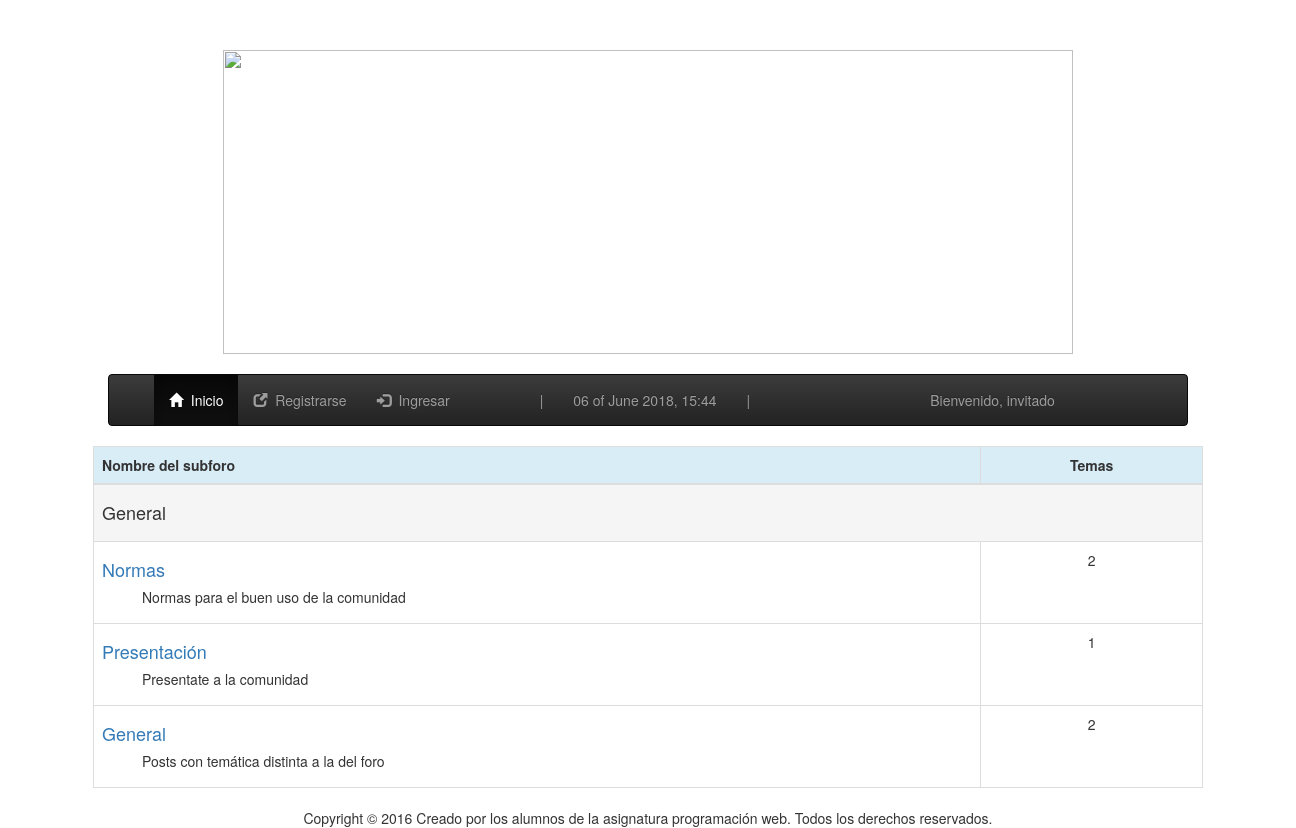
The page / on the database its author committed.
### tables this page shows
CREATE TABLE `seccion` (
  `Id` int(11) NOT NULL,
  `Nombre` varchar(128) NOT NULL
);

CREATE TABLE `subforo` (
  `Id` int(11) NOT NULL,
  `Id_Seccion` int(11) NOT NULL,
  `Nombre` varchar(32) NOT NULL,
  `Descripcion` varchar(512) NOT NULL
);

### application/controllers/foro.php (called while the page is built, shortened)
<?php
	class Foro extends CI_Controller
	{
		function index()
		{
			$this->load->helper('date');
			$this->load->helper('url');
			$this->load->model("foro_model", "foro");
			$vars['query'] = $this->foro->getSecciones(false);
				$this->load->view("foro/index", $vars);
		}
	}
?>

### index.php (called while the page is built, shortened)
<?php
require_once BASEPATH.'core/CodeIgniter.php';

### application/models/foro_model.php (called while the page is built, shortened)
<?php
	class Foro_model extends CI_Model
	{
		function getSecciones($login)
		{
			if(!$login)
				$this->db->where("Id",1);
			$q = $this->db->get('Seccion');
			return $q;
		}
		function getNumTemas($Id_Subforo)
		{
			$this->db->select('COUNT(Id) as total');
			$this->db->where("Id_Subforo", $Id_Subforo);
			$q = $this->db->get('Post');
			return $q;
		}
		function getSubforos($Id_Seccion)
		{
			$this->db->where("Id_Seccion", $Id_Seccion);
			$q = $this->db->get('Subforo');
			return $q;
		}
	}
?>

### application/views/foro/index.php (the view, shortened to what this page needs)
<!DOCTYPE HTML>
<html>
<head>
	<link rel="stylesheet" type="text/css" href="<?php echo base_url(); ?>estilos/estilo.css" />
<link rel="stylesheet" href="https://maxcdn.bootstrapcdn.com/bootstrap/3.3.7/css/bootstrap.min.css">
<link rel="stylesheet" href="https://maxcdn.bootstrapcdn.com/bootstrap/3.3.7/css/bootstrap-theme.min.css">
</head>
<body>
	<div class="container" >
		<center><img src="<?=base_url()?>imagenes/logoforo" WIDTH = 850 height =304>
		</div>
		<br>
    <nav class="navbar navbar-inverse col-md-10 col-md-offset-1">
      <div class="container">
        <div id="navbar" class="collapse navbar-collapse">
          <ul class="nav navbar-nav">
            <li class="active"><a href="<?=base_url()?>">
            	<span class="glyphicon glyphicon-home"></span>&nbsp;
            	Inicio</a></li>
            <li><a href="<?=base_url()?>index.php/foro/registro">
            	<span class="glyphicon glyphicon-new-window"></span>&nbsp;
            	Registrarse</a></li>
            <li><a href="<?=base_url()?>index.php/foro/inicio_sesion">
            	<span class="glyphicon glyphicon-log-in"></span>&nbsp;
            	Ingresar</a></li>
            <li><a></a></li>
        <li><a></a></li></li><li><a>|</a></li>
            <li>
            		<a><?php date_default_timezone_set("Europe/Madrid");
        					$datestring = '%d of %F %Y, %H:%i';
        					$time = time();
					 		echo mdate($datestring, $time);
					 	?>
					</a>
			</li>
			<li><a>|</a></li>
			<li><a></a></li>
			<li><a></a></li>
			<li><a></a></li>
			<li><a></a></li>
			<li><a></a></li>
			<li><a>Bienvenido, invitado</a></li>
          </ul>
        </div>
      </div>
    </nav>
    <div class="container">
      <div >
        <p >
        	<?php
			if($query->num_rows() > 0)
			{
				echo '<div class="col-md-12">';
				echo '<table class="table table-bordered"><thead>';
				echo '<tr class="info">
						<th class="col-sm-4">Nombre del subforo</th>
						<th class="col-sm-1"><center>Temas</th>
					  </tr>
					  </thead>';
				echo '<tbody>';
				foreach($query->result() as $row)
				{
					echo '<tr class="active"><td class="col-sm-1" colspan="2"><h4>'
						.$row->Nombre.'</h4></td></tr>';
					$sub = $this->foro->getSubforos($row->Id);
					foreach($sub->result() as $row2)
					{
						echo '<tr><td class="col-sm-2"><h4>
							<a href="index.php/foro/subforoSinLogin/'.$row2->Id.'">'
							.$row2->Nombre.'</a></h4>';
						echo '<ul><h5>'.$row2->Descripcion.'<h5></ul></td>';
						$temas = $this->foro->getNumTemas($row2->Id);
						echo '<td><center>';
						foreach($temas->result() as $row3)
							echo $row3->total.'</td></tr>';
					}
				}
				echo '</tbody></table></div>';
			}?>
			</p>
      </div>
    </div>
    <center>Copyright © 2016 Creado por los alumnos de la asignatura programación web. Todos los derechos
    reservados.
    <br>
</body>
</html>

### estilos/estilo.css (style rules this page uses)
body { padding-top: 50px; }

### rows shown on the page
seccion: Nombre "General"
subforo: Nombre "Normas", Descripcion "Normas para el buen uso de la comunidad", total "2"
subforo: Nombre "Presentación", Descripcion "Presentate a la comunidad", total "1"
subforo: Nombre "General", Descripcion "Posts con temática distinta a la del foro", total "2"
